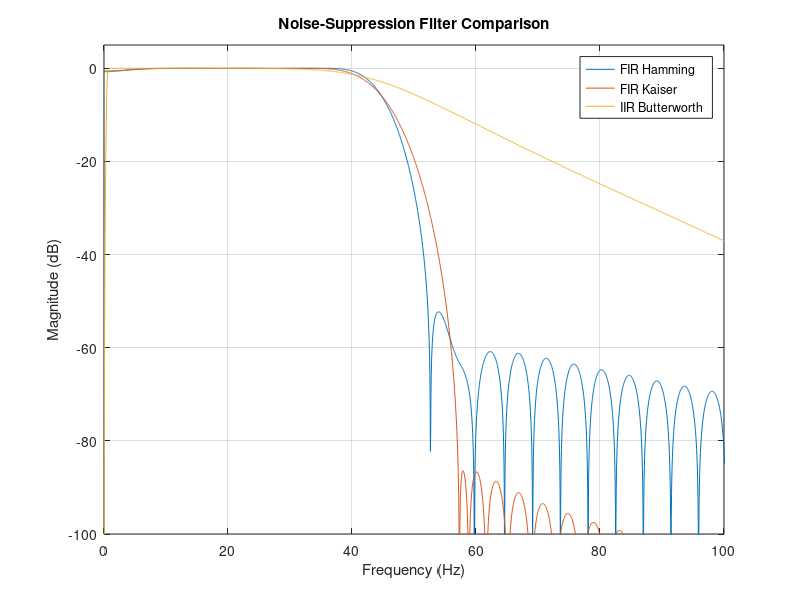

MATLAB code for this plot:
%% FIR/IIR design and frequency response comparison
clc; clear; close all;
Fs = 360;
% Primary FIR designs
N = 80;
hHam = fir1(N,[0.5 45]/(Fs/2),hamming(N+1));
hKai = fir1(N,[0.5 45]/(Fs/2),kaiser(N+1,8.6));
% IIR benchmark
[bIIR,aIIR] = butter(4,[0.5 45]/(Fs/2),'bandpass');
[HH,F] = freqz(hHam,1,4096,Fs);
[HK,~] = freqz(hKai,1,4096,Fs);
[HI,~] = freqz(bIIR,aIIR,4096,Fs);
figure; plot(F,20*log10(abs(HH)+eps)); hold on;
plot(F,20*log10(abs(HK)+eps)); plot(F,20*log10(abs(HI)+eps));
xlim([0 100]); ylim([-100 5]); grid on;
legend('FIR Hamming','FIR Kaiser','IIR Butterworth');
xlabel('Frequency (Hz)'); ylabel('Magnitude (dB)');
title('Noise-Suppression Filter Comparison');
